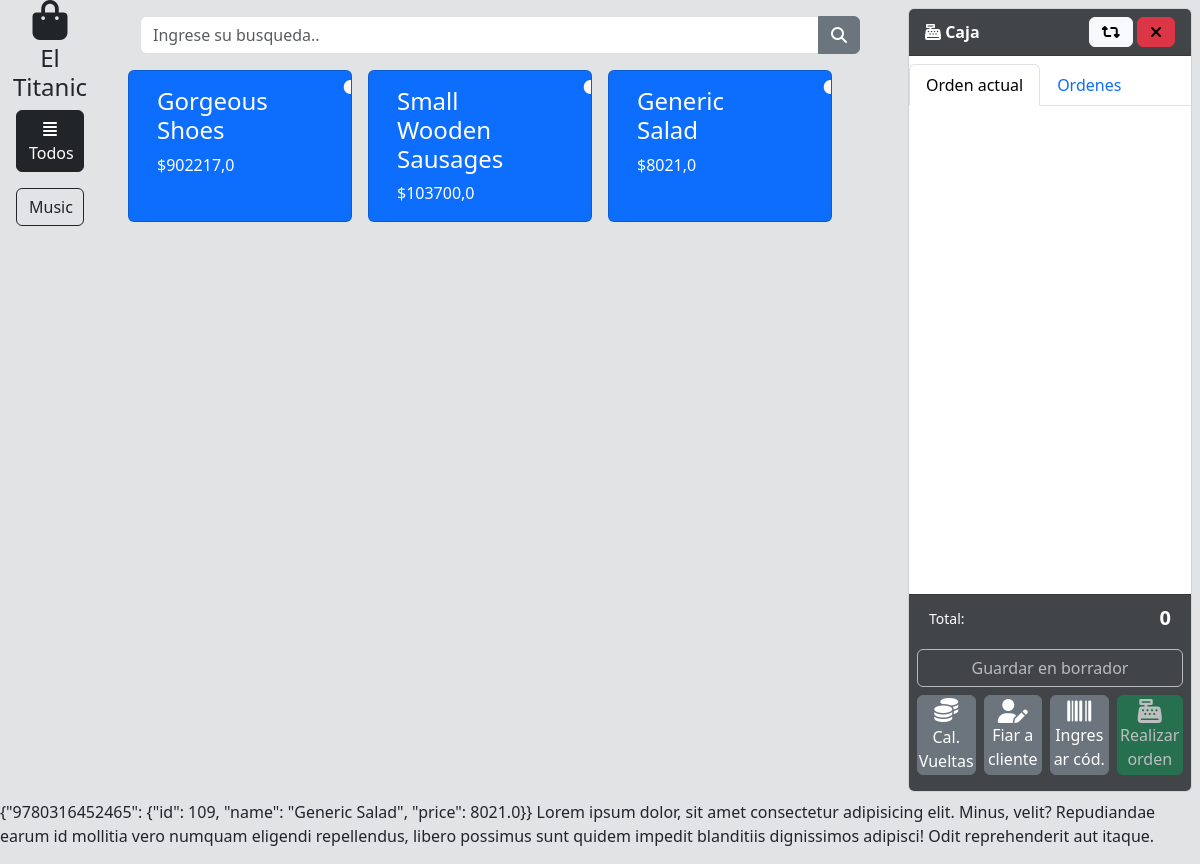
The app's page /pos with its own data.
### inventory/models.py (models this page shows, shortened)
class Category(models.Model):
    name = models.CharField(max_length=128)
    icon = models.CharField(max_length=128, null=True, default=None)
    description = models.TextField(null=True, default=None)

class Product(models.Model):
    name = models.CharField(max_length=128)
    price = models.FloatField(default=0.0)
    sell_price = models.FloatField(default=0.0)
    stock = models.IntegerField(default=0)
    description = models.TextField(null=True, default=None)
    vendor = models.ForeignKey(Vendor, on_delete=models.SET_NULL, null=True)
    category = models.ForeignKey(Category, on_delete=models.SET_NULL, null=True)
    bar_code = models.CharField(max_length=20, default=0)

### inventory/views.py (the view)
# urls.py: path('pos', views.posView, name='posView'),
def posView(request):
    if 'nInputs' in request.POST:
        nInputs = request.POST['nInputs']
        if 'draft' in request.POST:
            new_order = SaleOrder.objects.create(status=1)
        elif 'publish' in request.POST:
            if 'customer' in request.POST:
                actual_customer = Customer.objects.get(id=request.POST['customer'])
                actual_debt = int(request.POST['debt'])*-1
                Debt.objects.create(customer=actual_customer, amount=actual_debt)
                new_order = SaleOrder.objects.create(status=2, customer=actual_customer)
            else:
                new_order = SaleOrder.objects.create(status=2)
        c_order = new_order.id
        if 'delete' in request.POST:
            d_id = request.POST['delete']
            d_order = SaleOrder.objects.get(id=d_id)
            d_order.delete()
        for i in range(int(nInputs)):
            str_p = f"p{i}"
            str_q = f"q{i}"
            quantity = request.POST[str_q]
            product_id = request.POST[str_p]
            i_product = Product.objects.get(id=product_id)
            OrderItem.objects.create(order=new_order, product=i_product, quantity=quantity, price=i_product.price)
    else:
        c_order = False
    products = Product.objects.all()
    customer = Customer.objects.all()
    categorys = Category.objects.all()
    orders = SaleOrder.objects.order_by('-date')
    for actual_order in orders:
        actual_items = OrderItem.objects.filter(order=actual_order)
        actual_order.total = 0
        for item in actual_items:
            actual_order.total += item.price * item.quantity
    if request.GET.get('order'):
        order_id = request.GET.get('order')
        order = SaleOrder.objects.get(id=order_id)
        if order.status == 1:
            order_items = OrderItem.objects.filter(order=order)
            total = 0
            if order_items:
                for item in order_items:
                    actual_price = item.price * item.quantity
                    total += actual_price
                for item in order_items:
                    item.total_price = item.price * item.quantity
        else:
            order = []
            order_items = []
    else:
        order = []
        order_items = []
    pagination = Paginator(orders, 10)
    pageNumber = request.GET.get('page')
    order_pages = pagination.get_page(pageNumber)
    if not pageNumber:
        page = False
    else:
        page = True
    product_bc = {}
    test = []
    for product in products:
        if product.bar_code != "0":
            product_bc[f"{product.bar_code}"] = {
            "id": product.pk,
            "name": product.name,
            "price": product.price
        }
    p_w_bar_code = json.dumps(product_bc)
    return render(request, "posView.html", {
        "products": products,
         "categorys": categorys,
         "customer": customer,
         "order": order,
         "order_items": order_items,
         "order_pages": order_pages,
         "page": page,
         "c_order": c_order,
         "bc_products": p_w_bar_code
         })

### inventory/templates/posView.html (shortened to what this page needs)
<!DOCTYPE html>
<html lang="en">
    <head>
        {% load static %}
        <link rel="stylesheet" href="{% static 'css/bootstrap.min.css' %}">
        <link rel="stylesheet" href="{% static 'css/main.css' %}">
        <link rel="stylesheet" href="{% static 'css/simple-line-icons.css' %}">
        <link rel="stylesheet" href="{% static 'css/font-awesome.css' %}">
        <link rel="stylesheet" href="{% static 'css/styles.css' %}">
        <link rel="stylesheet" href="{% static 'css/dataTables.bootstrap4.css' %}">
        <link rel="stylesheet" href="{% static 'css/font-awesome/css/all.css' %}">
    </head>
<body class="bg-secondary" style="--bs-bg-opacity: .20;">
    <div class="container-fluid" style="height: 100vh; width: 100vw; overflow: hidden;">
        <div class="row" style="height: 100vh; width: 100vw;">
            <div class="col-1 container text-center" style="max-height: 100%; overflow:auto;">
                <div class="row d-block align-content-center" style="height: 110px;">
                    <i class="fa-solid fa-bag-shopping fs-1 mb-1"></i>
                    <h4>El Titanic</h4>
                </div>
                <form>
                    <div class="row d-block p-3 pt-0">
                        <label class="categoryItem p-0" data-category="0" id="categoryAll">
                            <span class="btn btn-outline-dark rounded w-100 h-100">
                                <i class="fas fa-align-justify"></i>
                                <span class="fs-6 d-block">Todos</span>
                            </span>
                        </label>
                    </div>
                    {% for c in categorys %}
                        <div class="row d-block p-3 pt-0">
                            <label class="categoryItem p-0 categoryLabel" data-category="{{c.id}}">
                                <span class="btn btn-outline-dark rounded w-100 h-100">
                                    <span class="fs-6 d-block">{{c.name}}</span>
                                </span>
                            </label>
                        </div>
                    {% endfor %}
                </form>
            </div>
            <div class="col-8 overflow-auto" style="max-height: 100vh;">
                <div class="row m-3">
                    <div class="input-group col-12">
                        <input type="text" class="form-control" placeholder="Ingrese su busqueda.." aria-label="Ingrese su busqueda.." id="searchInput">
                        <button class="btn btn-secondary" type="button" id="searchButton"><i class="fas fa-magnifying-glass"></i></button>
                      </div>
                    {% for p in products %}
                        <div class="row mt-3 me-1 col-4 productDiv" data-category="{{p.category.id}}" data-active="1">
                            <label for="cbProduct{{p.id}}" class="card text-white bg-primary overflow-hidden card-product">
                            <div class="card-body row">
                                <div class="col-11">
                                    <h4 class="card-title productItem">{{p.name}}</h4>
                                    <p class="card-text">${{p.price}}</p>
                                </div>
                                <div class="align-content-center text-center position-absolute">
                                    <i class="fas fa-plus position-absolute translate-middle plus-product"></i>
                                </div>
                            </div>
                            </label>
                        </div>
                    {% endfor %}
                </div>
            </div>
            <div class="col-3 p-2">
                <div class="card text-center h-100">
                    <div class="card-header bg-dark text-bg-dark d-flex" style="--bs-bg-opacity: .85;">
                      <div class="flex-grow-1 text-start align-content-center">
                        <i class="fas fa-cash-register"></i>
                        <b>Caja</b>
                      </div>
                      <div class="">
                        <a class="m-0 btn d-inline-flex btn-light h-100 align-self-center" style="color: black;" href="{% url 'posView' %}">
                            <i class="fas fa-retweet align-self-center"></i>
                        </a>
                        <a class="m-0 btn d-inline-flex btn-danger h-100 align-self-center" style="color: black;" href="{% url 'dashboard' %}">
                            <i class="fas fa-xmark align-self-center"></i>
                        </a>
                      </div>
                    </div>
                    <div class="card-body p-0 pt-2" style="/*max-height: 668px;*/ overflow-y: auto; overflow-x:hidden;">
                        <ul class="nav nav-tabs">
                            <li class="nav-item">
                                <a class="nav-link {% if not page == 1 %}active{% endif %}" href="{% url 'posView' %}" id="actualOrder" aria-current="page" style="cursor: pointer;">Orden actual</a>
                            </li>
                            <li class="nav-item">
                                <a class="nav-link {% if page %}active{% endif %}" id="allOrders" style="cursor: pointer;" href="/pos?page=1">Ordenes</a>
                            </li>
                        </ul>
                    </div>
                    <div class="card-footer bg-dark text-bg-dark p-2" id="actualOrderFooter" style="--bs-bg-opacity: .85; {% if page %}display: none;{% endif %}">
                        <div class="row m-0 align-items-center mb-3">
                            <small class="col-7 text-start">Total:</small>
                            <b class="col-5 text-end fs-5" id="totalSale" data-price="0">0</b>
                        </div>
                        <div class="row m-0">
                            <form action="{% url 'posView' %}" class="col-12 mb-2 p-0 m-0" id="saveAsDraft" method="post" style="{% if order %}display: none;{% endif %}">
                                <button class="btn btn-outline-light w-100 addOrder" type="submit" disabled>Guardar en borrador</button>
                            </form>
                            <div class="col-3 m-0 p-0">
                                <div class="pe-2 dropstart">
                                    <button type="button" name="" id="" class="btn btn-secondary square-button fs-6" data-bs-toggle="dropdown" aria-expanded="false" style="height: 80px; width: 100%;" data-bs-auto-close="outside">
                                        <i class="fas fa-coins fs-4"></i>
                                        <span class="d-block">
                                            Cal. Vueltas
                                        </span>
                                    </button>
                                </div>
                            </div>
                            <div class="col-3 m-0 p-0">
                                <div class="pe-2">
                                    <label for="debtClient" id="debtClientLabel" class="btn btn-secondary square-button fs-6 align-content-center" style="height: 80px; width: 100%";>
                                        <i class="fas fa-user-pen d-block fs-4"></i>
                                        Fiar a cliente
                                    </label>
                                </div>
                            </div>
                            <div class="col-3 m-0 p-0">
                                <div class="pe-2">
                                    <label for="barCode" id="barCodeLabel" class="btn btn-secondary square-button fs-6 align-content-center" style="height: 80px; width: 100%";>
                                        <i class="fas fa-barcode d-block fs-4"></i>
                                        Ingresar cód.
                                    </label>
                                </div>
                            </div>
                            <div class="col-3 m-0 p-0">
                                <form action="{% url 'posView' %}" class="col-12 mb-2 p-0 m-0" id="saveAsPublish" method="post">
                                    <button type="submit" class="btn btn-success square-button fs-6 addOrder" style="height: 80px; width: 100%;" disabled>
                                        <i class="fas fa-cash-register d-block fs-4"></i>
                                        Realizar orden
                                    </button>
                                </form>
                            </div>
                        </div>
                    </div>
                  </div>
            </div>
        </div>
    </div>
    <p>{{bc_products}}
        Lorem ipsum dolor, sit amet consectetur adipisicing elit. Minus, velit? Repudiandae earum id mollitia vero numquam eligendi repellendus, libero possimus sunt quidem impedit blanditiis dignissimos adipisci! Odit reprehenderit aut itaque.
    </p>
</body>
</html>

### inventory/static/css/main.css (style rules this page uses)
.plus-product { font-size: 7em; top: 110%; left: 110%; transition: all 0.3s ease; }
.card-product { cursor: pointer; transition: .2s; }
.square-button { max-height: 100% !important; max-width: 100% !important; text-align: center; padding: 0px; }
.categoryItem { --bs-btn-color: #000; --bs-btn-bg: #f8f9fa; --bs-btn-border-color: #f8f9fa; --bs-btn-hover-color: #000; --bs-btn-hover-bg: #d3d4d5; --bs-btn-hover-border-color: #c6c7c8; --bs-btn-focus-shadow-rgb: 211,212,213; --bs-btn-active-color: #000; --bs-btn-active-bg: #c6c7c8; --bs-btn-active-border-color: #babbbc; --bs-btn-active-shadow: inset 0 3px 5px rgba(0, 0, 0, 0.125); --bs-btn-disabled-color: #000; --bs-btn-disabled-bg: #f8f9fa; --bs-btn-disabled-border-color: #f8f9fa; }
.categoryRadio:checked + span { --bs-btn-color: #fff; --bs-btn-bg: #212529; --bs-btn-border-color: #212529; --bs-btn-hover-color: #fff; --bs-btn-hover-bg: #424649; --bs-btn-hover-border-color: #373b3e; --bs-btn-focus-shadow-rgb: 66,70,73; --bs-btn-active-color: #fff; --bs-btn-active-bg: #4d5154; --bs-btn-active-border-color: #373b3e; --bs-btn-active-shadow: inset 0 3px 5px rgba(0, 0, 0, 0.125); --bs-btn-disabled-color: #fff; --bs-btn-disabled-bg: #212529; --bs-btn-disabled-border-color: #212529; }

### inventory/static/css/styles.css (style rules this page uses)
html { position: relative; min-height: 100%; }
body { height: 100%; }
:root { --input-padding-x: 0.75rem; --input-padding-y: 0.75rem; }

### records on screen
Category: name "Music"
Product: name "Gorgeous Shoes", price "902217,0"
Product: name "Small Wooden Sausages", price "103700,0"
Product: name "Generic Salad", price "8021,0"

### other values on screen
{{ bc_products }} "{\"9780316452465\": {\"id\": 109, \"name\": \"Generic Salad\", \"price\": 8021.0}}"
